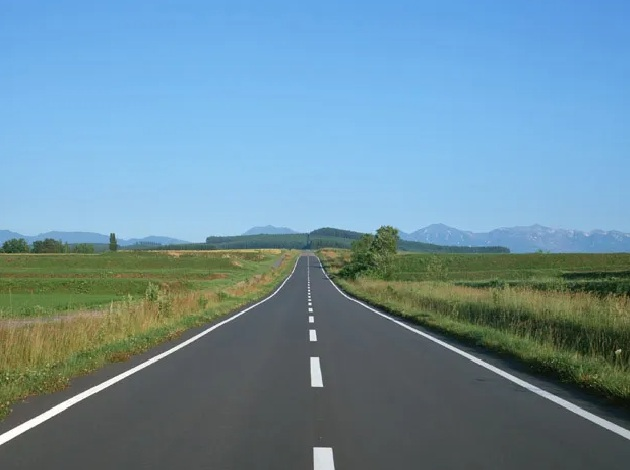
#> input picture road.jpg, 630 x 470 px
$ python threshold.py
#> lines starting #> are read from the running program, lines starting #| are printed output that depends on the picture; after the words box and inside, x2 and y2 are one past the last pixel; in counts of white or black regions, pixels touching at a corner belong together
import cv2

path = str('road.jpg')
color = cv2.imread(path)
#> color is the input picture: shape (470, 630, 3); mean B, G, R 158.7, 142, 108.2

gray = cv2.cvtColor(color, cv2.COLOR_BGR2GRAY)
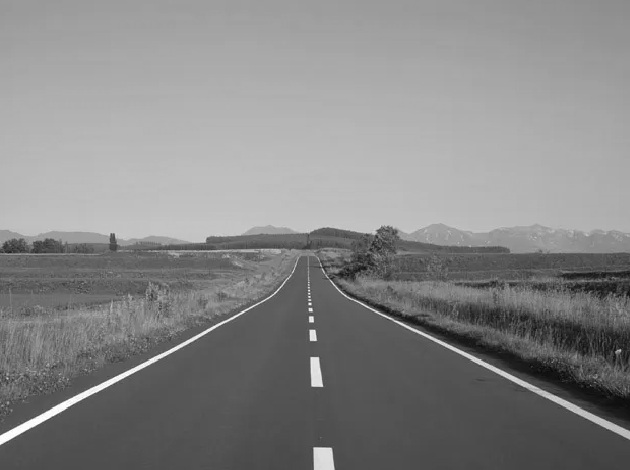
#> gray: shape (470, 630); min 7, max 255, mean 133.8
threshold_value = gray.mean()
#> threshold_value = 133.8

_,binary = cv2.threshold(gray, threshold_value, 255, cv2.THRESH_BINARY)
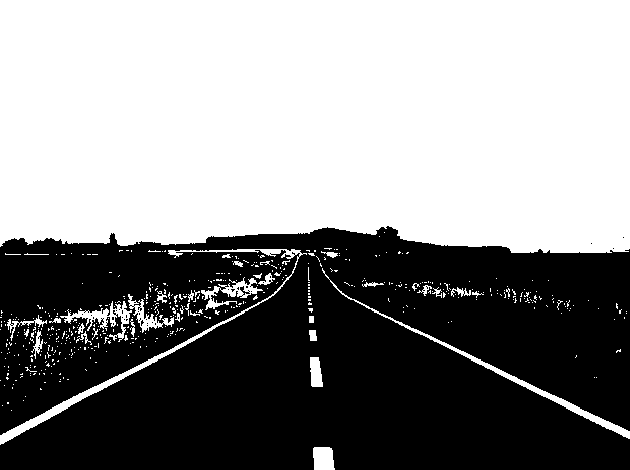
#> binary: shape (470, 630); 54.5% white; 38 black regions (37 under 20 px), largest, box (x1, y1, x2, y2) and area: (0, 226, 630, 470) 134590

cv2.imshow('GRAY', gray)
cv2.imshow('BINARY', binary)
cv2.waitKey(0)
cv2.destroyAllWindows()
